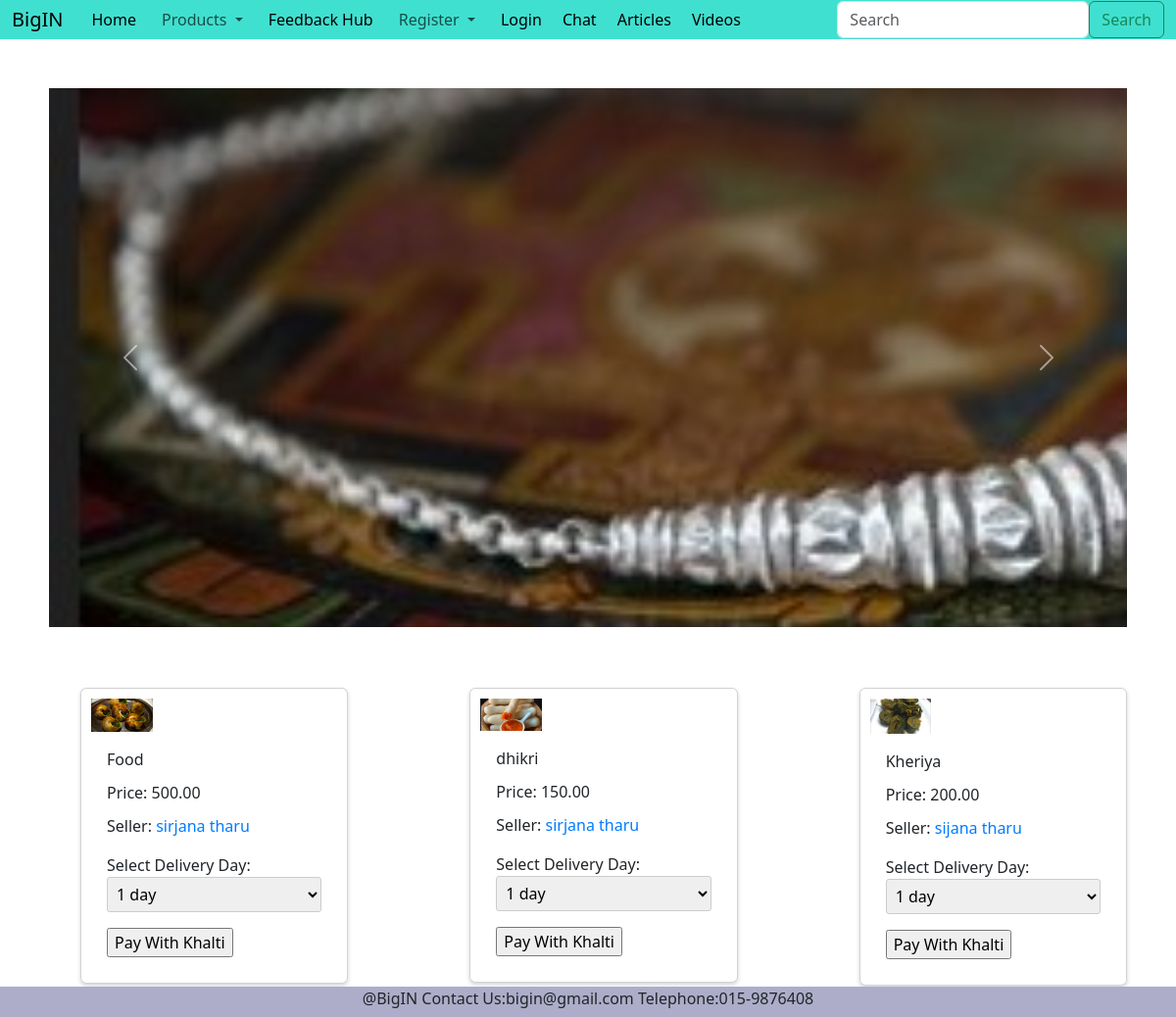
Page /products/3/ on the committed database.
### Big_inApp/models.py (models this page shows, shortened)
class ProductSellEntry(models.Model):
    seller_profile = models.ForeignKey(SellerProfile, on_delete=models.CASCADE, related_name='products')
    first_name = models.CharField(max_length=100)
    last_name = models.CharField(max_length=100)
    email = models.EmailField()
    photo = models.ImageField(upload_to='product_owner_photos/')
    citizenship = models.CharField(max_length=100)
    product_name = models.CharField(max_length=200)
    product_image = models.ImageField(upload_to='product_images/')
    category = models.ForeignKey(ProductCategory, on_delete=models.CASCADE)
    offered_price = models.DecimalField(max_digits=10, decimal_places=2)
    description = models.TextField()
    status = models.IntegerField(choices=STATUS, default=0)
    created_at = models.DateTimeField(auto_now_add=True)
    updated_at = models.DateTimeField(auto_now=True)
    class Meta:
        ordering = ['-created_at']

### Big_inApp/views.py (the view)
# urls.py: path('products/<int:category_id>/', category_products, name='category_products'),
def category_products(request, category_id):
    category = ProductCategory.objects.get(pk=category_id)
    products = ProductSellEntry.objects.filter(category=category)
    context = {
        'category': category,
        'products': products,
    }
    return render(request, 'category_products.html', context)

### Big_inApp/context_processors.py (called while the page is built)
def categories(request):
    categories = ProductCategory.objects.all()
    return {'categories': categories}

### Big_inApp/models.py (called while the page is built)
    def __str__(self):
        return self.name

### templates/category_products.html (shortened to what this page needs)
{% extends 'base.html' %}
{% block body %}
 <div class="container custom-container" >
  <div id="carouselExampleRide" class="carousel slide" data-bs-ride="true">
      <div class="carousel-inner">
        <div class="carousel-item active">
          <img src="/static/css/image/py.jpg" class="d-block w-100" alt="..." >
          <div class="carousel-caption d-flex align-items-center justify-content-center">
          </div>
        </div>
      </div>
      <button class="carousel-control-prev" type="button" data-bs-target="#carouselExampleRide" data-bs-slide="prev">
        <span class="carousel-control-prev-icon" aria-hidden="true"></span>
      </button>
      <button class="carousel-control-next" type="button" data-bs-target="#carouselExampleRide" data-bs-slide="next">
        <span class="carousel-control-next-icon" aria-hidden="true"></span>
      </button>
    </div>
  </div>
  <h2 id="products-heading" class="text-center">Products Here</h2>
<ul>
  <div class="row">
    {% for product in products %}
        <div class="col-md-4">
            <div class="container5 my-3">
                <div class="card shadow-sm">
                    <img src="{{ product.product_image.url }}" class="d-block w-25" alt="...">
                    <div class="card-body">
                        <p class="card-text">{{ product.product_name }}</p>
                        <p class="card-text">Price: {{ product.offered_price }}</p>
                        <p class="seller-profile">Seller: <a href="{% url 'seller_profile' product.seller_profile.id %}">{{ product.first_name }} {{ product.last_name }}</a></p>
                        <p class="delivery-date">Select Delivery Day:
                            <select>
                                <option value="1">1 day</option>
                            </select>
                        </p>
                          <form action="{% url 'initiate' %}" method="POST">
                            <input type="submit" value="Pay With Khalti" name="" id="">
                        </form>
                    </div>
                </div>
            </div>
        </div>
    {% endfor %}
</div>
   {%endblock body %}

### templates/base.html (style rules this page uses)
body { font-family: Arial, sans-serif; background-color:teal; }

### templates/category_products.html (style rules this page uses)
.container5 { background-color: #fff; margin: 20px; border-radius: 5px; box-shadow: 0 2px 4px rgba(0, 0, 0, 0.1); transition: transform 0.2s; }
.card { padding: 10px; }
.card img { max-width: 100%; height: auto; }
.card-text { font-size: 16px; margin-bottom: 10px; }
.seller-profile a { text-decoration: none; color: #007bff; }
.delivery-date select { width: 100%; padding: 5px; border: 1px solid #ccc; border-radius: 3px; }
.custom-container { max-width: 4000px; max-height: 600px; background-color:white; padding: 50px; }
.custom-container .carousel-inner { transition-duration: 0.2s; }
.carousel-item { width: 1500px; height: 550px; object-fit: center; }
.container5 { background-color: white; margin: 50px 50px }
#products-heading { animation: moveRight 1s ease-in-out forwards; }
.carousel-item { width: 2500px; height: 550px; object-fit: center; }

### rows in the picture
ProductSellEntry: product_image (picture), product_name "Food", offered_price "500.00", first_name "sirjana", last_name "tharu"
ProductSellEntry: product_image (picture), product_name "dhikri", offered_price "150.00", first_name "sirjana", last_name "tharu"
ProductSellEntry: product_image (picture), product_name "Kheriya", offered_price "200.00", first_name "sijana", last_name "tharu"
